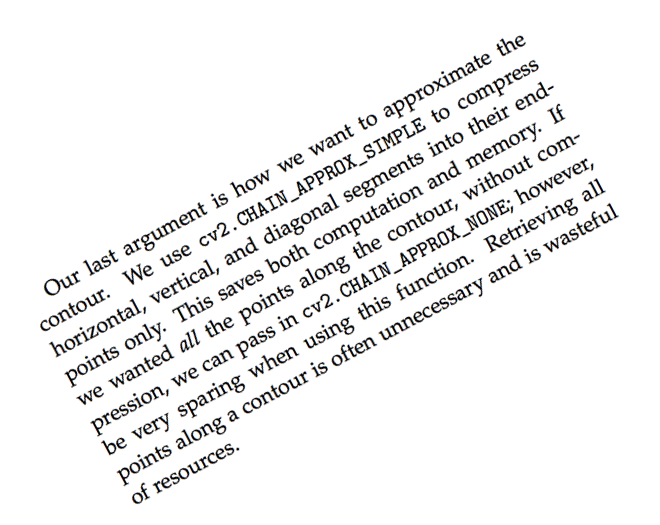
#> input picture text-skew/images/text_negative28.png, 660 x 525 px
$ python skew_correction.py --image images/text_negative28.png
#> lines starting #> are read from the running program, lines starting #| are printed output that depends on the picture; after the words box and inside, x2 and y2 are one past the last pixel; in counts of white or black regions, pixels touching at a corner belong together
################################## COMMON SETUP ################################

# import the necessary packages
import numpy as np
import argparse
import cv2

#################################### ARGUMENT ##################################

# construct the argument parse and parse the argumnents
ap = argparse.ArgumentParser()
ap.add_argument("-i", "--image", required=True, help="path to input image")
args = vars(ap.parse_args())

################################# STEP 1: FLIP IMAGE ############################

# load the image from disk
image = cv2.imread(args["image"])
#> image is the input picture: shape (525, 660, 3); mean B, G, R 240.8, 240.8, 240.8

# convert the image to grayscale and flip the color: the text has white color while the background is black
grayImage = cv2.cvtColor(image, cv2.COLOR_BGR2GRAY)
grayImageFlipped = cv2.bitwise_not(grayImage)
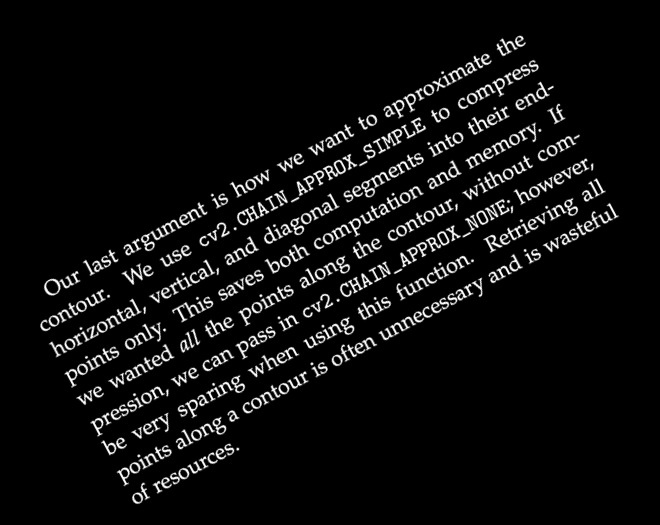
#> grayImageFlipped: shape (525, 660); min 0, max 255, mean 14.2

# threshold the image, setting all text pixels to max (= 255) and set all background pixels to min (0), apply Otsu’s Binarization to reduce noise
thresholdImage = cv2.threshold(grayImageFlipped, 0, 255, cv2.THRESH_BINARY+cv2.THRESH_OTSU)[1]
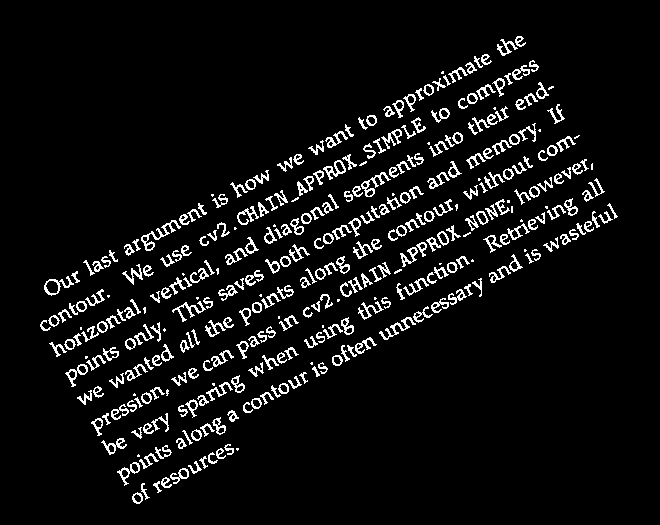
#> thresholdImage: shape (525, 660); 6.5% white in thin lines or dots, all inside (x1, y1, x2, y2) = (40, 36, 618, 504)

cv2.imshow("Original image", image)
cv2.imshow("Flipped image", thresholdImage)
cv2.waitKey(0)
cv2.destroyAllWindows()

# grab all the (x, y) coordinates of pixels that have intensities greater than 0, then use these coordinates to computed a rotated bounding box containing all the coordinates
listOfCoords = np.column_stack(np.where(thresholdImage > 0)) # column_stack combines 1-D arrays as columns into 2-D arrays
#> listOfCoords = 22471 pairs, first value 36 to 503, second value 40 to 617

# cv2.minAreaRect() return a box in 2D structure (center (x,y), (width, height), angle of rotation); the angle is in the range [-90, 0)
angle = cv2.minAreaRect(listOfCoords)[2]
#> angle = -61.99

# reverse the angle value
angle = -angle
#> angle = 61.99

# shift the angle appropriately to get the right angle value]
# ASSUME: the angle in our own algorithm will be counted clockwise, with respective to 0 degree lying on horizontal line; to keep track of value, the final angle will be in the range (-45,45]
if angle > 45:
    angle = -45 + (angle - 45)
#> angle = -28.01

# rotate the image to deskew it
(height, width) = image.shape[:2] # image.shape return height/number of rows, width/number of columns and channels
#> height = 525; width = 660
center = (width // 2, height // 2) # in Python 3, // does integer division, while / does floating-point division
#> center = (330, 262)
matrix = cv2.getRotationMatrix2D(center, angle, 1.0)
#> matrix = [[0.883, -0.47, 161.7], [0.47, 0.883, -124.3]]
rotatedImage = cv2.warpAffine(image, matrix, (width, height), flags=cv2.INTER_CUBIC, borderMode=cv2.BORDER_REPLICATE)
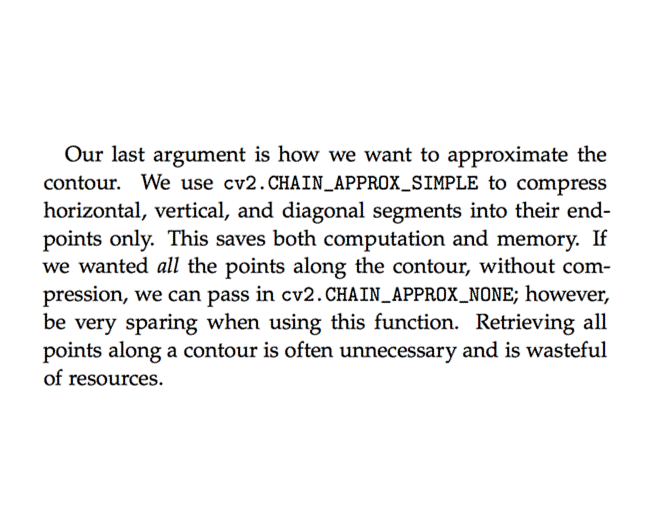
#> rotatedImage: shape (525, 660, 3); mean B, G, R 240.7, 240.6, 240.7

# draw the correction angle on the image in order to validate it
cv2.putText(rotatedImage, "Angle: {:.2f} degrees".format(angle), (40, 30), cv2.FONT_HERSHEY_TRIPLEX, 0.8, (0, 255, 0), 2) #NOTE: in open cv, color scalar is BGR instead of RGB
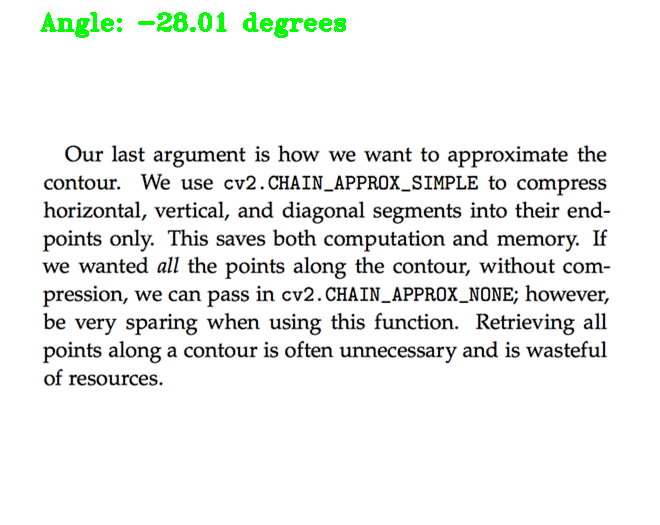
#> rotatedImage: shape (525, 660, 3); 0.74% of pixels changed, all inside (x1, y1, x2, y2) = (40, 12, 346, 38)

# show the output image
print("[INFO] Angle: {:.2f}".format(angle))
#| [INFO] Angle: -28.01
cv2.imshow("Original image", image)
cv2.imshow("Deskewed image", rotatedImage)
cv2.waitKey(0)

# write the output image
outputImageDir = "./images/output" + args["image"][7:]
cv2.imwrite(outputImageDir, rotatedImage)

$ run again, on text-skew/images/text_positive24.png
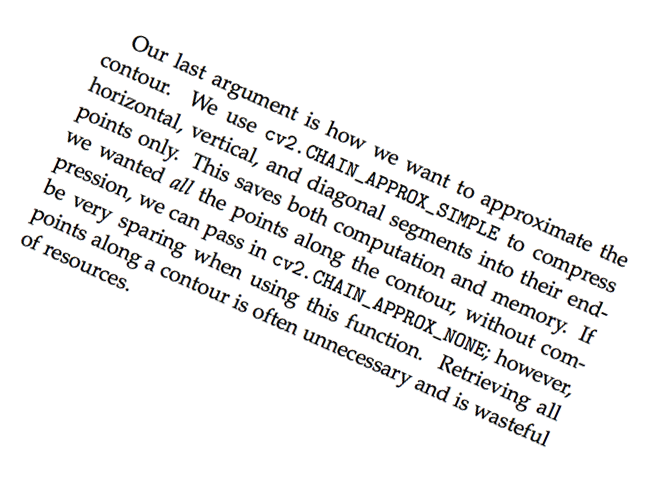
#> input picture text-skew/images/text_positive24.png, 662 x 495 px
#> image is the input picture: shape (495, 662, 3); mean B, G, R 240, 239.9, 240
#> `thresholdImage = cv2.threshold(grayImageFlipped, 0, 255, cv2.THRESH_BI..`:
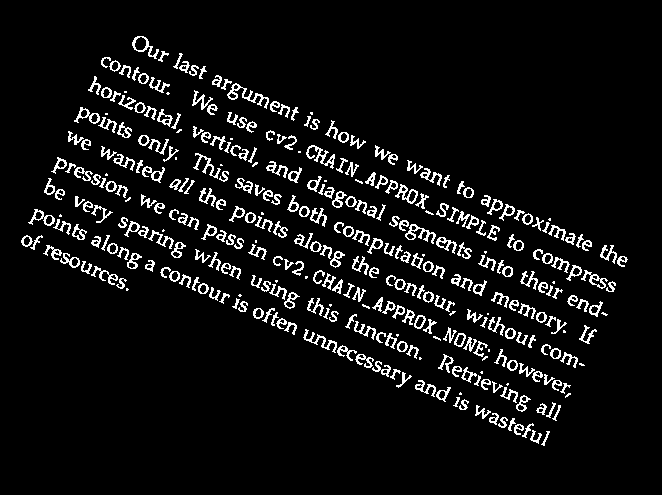
#> thresholdImage: shape (495, 662); 6.9% white in thin lines or dots, all inside (x1, y1, x2, y2) = (21, 36, 628, 446)
#> listOfCoords = 22477 pairs, first value 36 to 445, second value 21 to 627
#> `angle = cv2.minAreaRect(listOfCoords)[2]`: angle = -23.97
#> `angle = -angle`: angle = 23.97
#> matrix = [[0.914, 0.406, -71.81], [-0.406, 0.914, 155.8]]
#> `cv2.putText(rotatedImage, "Angle: {:.2f} degrees".format(angle), (40, ..`:
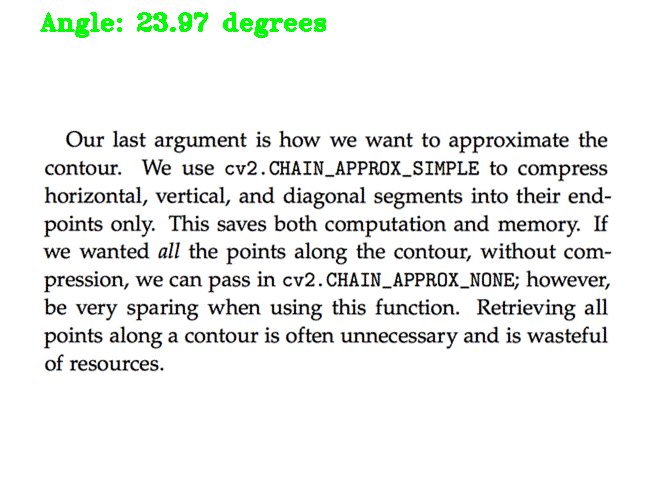
#> rotatedImage: shape (495, 662, 3); mean B, G, R 237.9, 239.8, 237.9
#| [INFO] Angle: 23.97

$ run again, on text-skew/images/text_positive41.png
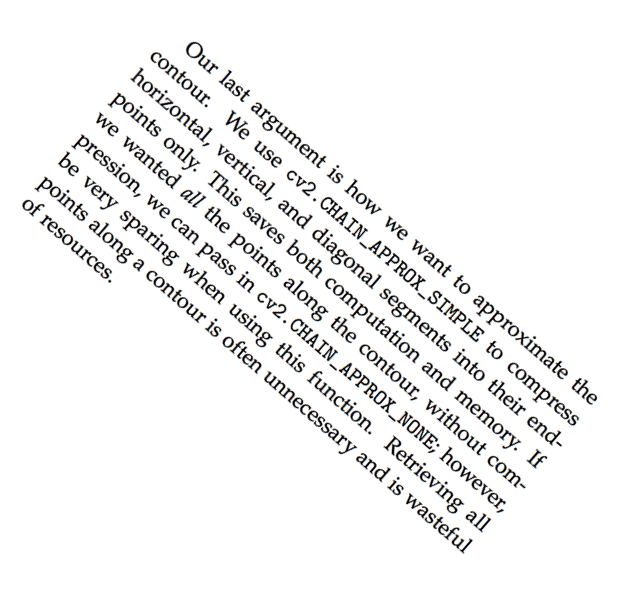
#> input picture text-skew/images/text_positive41.png, 634 x 601 px
#> image is the input picture: shape (601, 634, 3); mean B, G, R 242.1, 242.1, 242.1
#> `thresholdImage = cv2.threshold(grayImageFlipped, 0, 255, cv2.THRESH_BI..`:
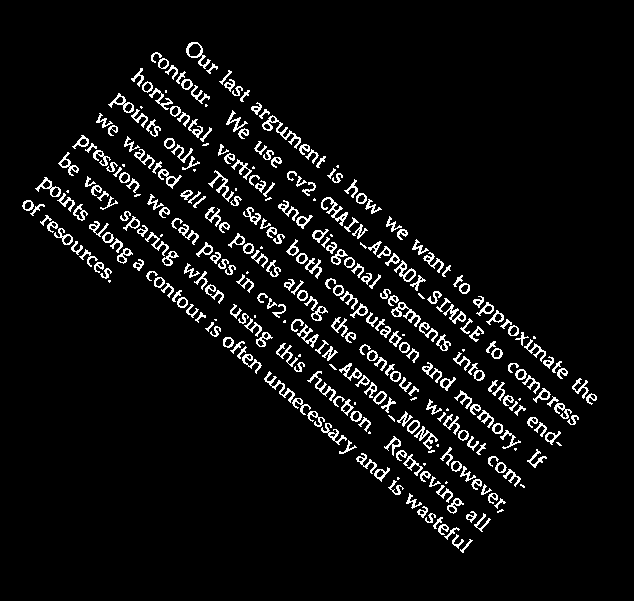
#> thresholdImage: shape (601, 634); 5.9% white in thin lines or dots, all inside (x1, y1, x2, y2) = (22, 42, 597, 553)
#> listOfCoords = 22475 pairs, first value 42 to 552, second value 22 to 596
#> `angle = cv2.minAreaRect(listOfCoords)[2]`: angle = -41.04
#> `angle = -angle`: angle = 41.04
#> matrix = [[0.754, 0.657, -119.1], [-0.657, 0.754, 281.8]]
#> `cv2.putText(rotatedImage, "Angle: {:.2f} degrees".format(angle), (40, ..`:
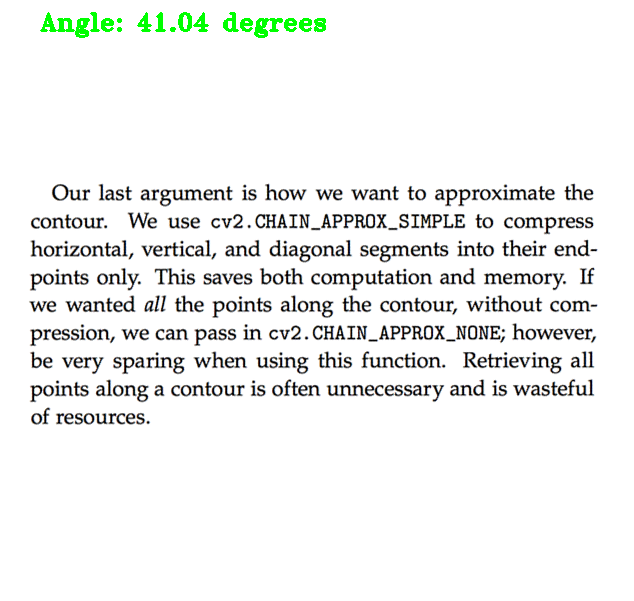
#> rotatedImage: shape (601, 634, 3); mean B, G, R 240.4, 241.9, 240.4
#| [INFO] Angle: 41.04
